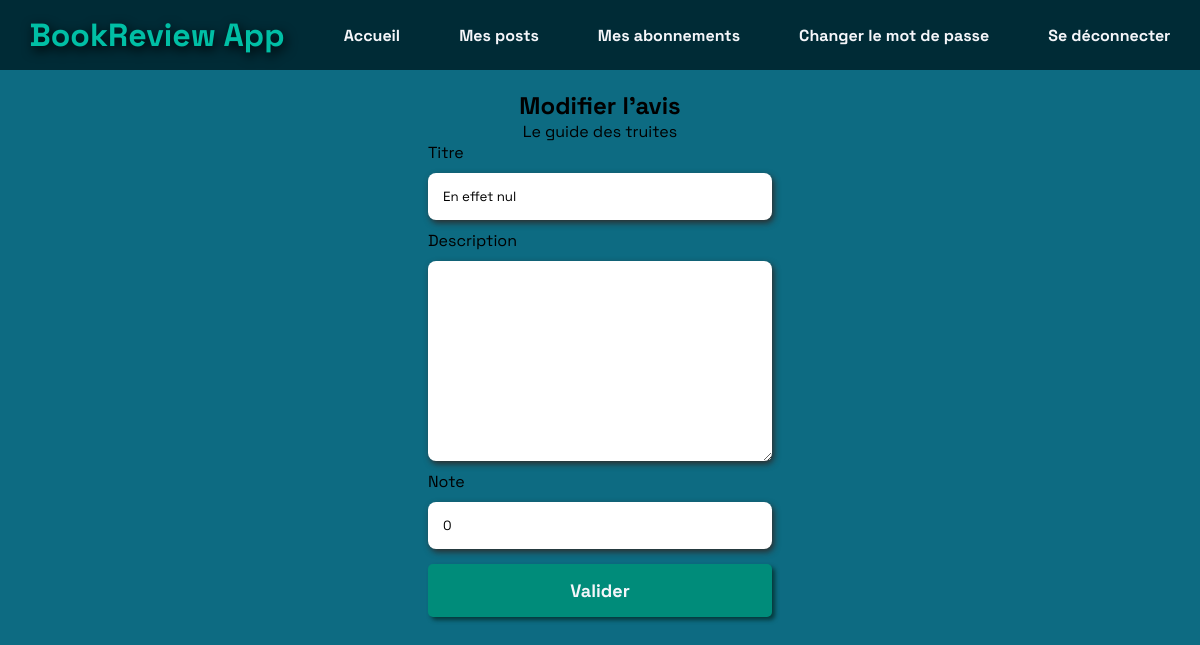
The app's page /review/12/update (signed in), older data.
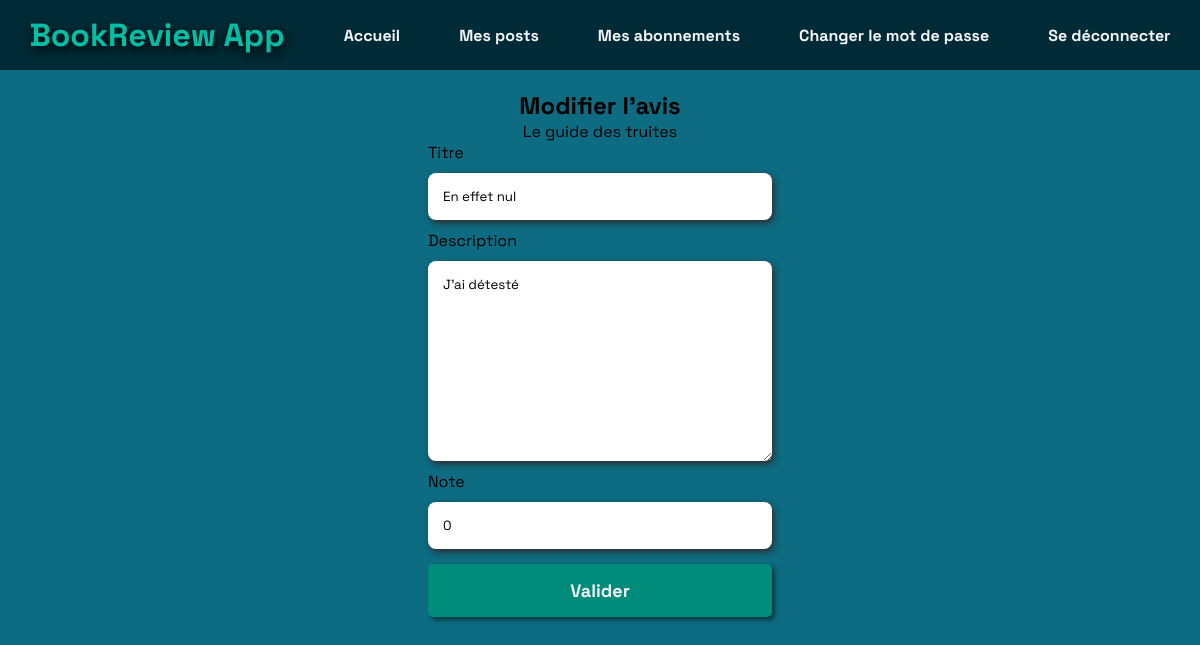
The same page, newer data.
### review/models.py (models this page shows, shortened)
class Review(models.Model):
    ticket = models.ForeignKey(to=Ticket, on_delete=models.CASCADE)
    rating = models.PositiveSmallIntegerField(validators=[MinValueValidator(0), MaxValueValidator(5)])
    headline = models.CharField(max_length=128)
    body = models.TextField(max_length=8192, blank=True)
    user = models.ForeignKey(settings.AUTH_USER_MODEL, on_delete=models.CASCADE)
    date_created = models.DateTimeField(auto_now_add=True)

### review/views.py (the view, shortened to what this page needs)
# urls.py: path('review/<int:review_id>/update', login_required(review.views.ReviewUpdate.as_view()), name='review-update'),
class ReviewUpdate(View):
    review_form_class = forms.ReviewForm
    def get(self, request, review_id):
        ticket = get_object_or_404(Ticket, review__pk=review_id)
        review = get_object_or_404(Review, id=review_id)
        review_form = self.review_form_class(instance=review)
        context = {
            "ticket": ticket,
            "review_form": review_form,
        }
        return render(request, 'review/review_update.html', context)

### review/forms.py
class ReviewForm(forms.ModelForm):
    def __init__(self, *args, **kwargs):
        super().__init__(*args, **kwargs)
        self.fields['headline'].widget.attrs.update({'class': 'input_headline', "placeholder": " "})
        self.fields['headline'].label = "Titre"
        self.fields['body'].widget.attrs.update({'class': 'input_body', "placeholder": " "})
        self.fields['body'].label = "Description"
        self.fields['rating'].widget.attrs.update({'class': 'input_rating'})
        self.fields['rating'].label = "Note"
    class Meta:
        model = Review
        fields = ['headline', 'body', 'rating']

### review/templates/review/review_update.html (shortened to what this page needs)
{% extends "base.html" %}
{% load static %}
{% block statics %}
    <link rel="stylesheet" type="text/css" href="{% static 'review/styles.css' %}?{% now "U" %}">
{% endblock %}
{% block content %}
    <div class="bloc-form-container">
    <h2 class="title-form">Modifier l'avis</h2>
        <p>{{ ticket.title }}</p>
        <form method="post" enctype="multipart/form-data">
            <div class="input-field">
                <label class="input-label" for="headline">{{ review_form.headline.label }}</label>
                {{ review_form.headline }}
            </div>
            <div class="input-field">
                <label class="input-label" for="body">{{ review_form.body.label }}</label>
                {{ review_form.body }}
            </div>
            <div class="input-field">
                <label class="input-label" for="rating">{{ review_form.rating.label }}</label>
                {{ review_form.rating }}
            </div>
            <button type="submit" class="btn-validate">Valider</button>
        </form>
    </div>
{% endblock %}

Row changes from the older to the newer data that the page shows:
changed Review "En effet nul": body (not shown) → "J'ai détesté"
